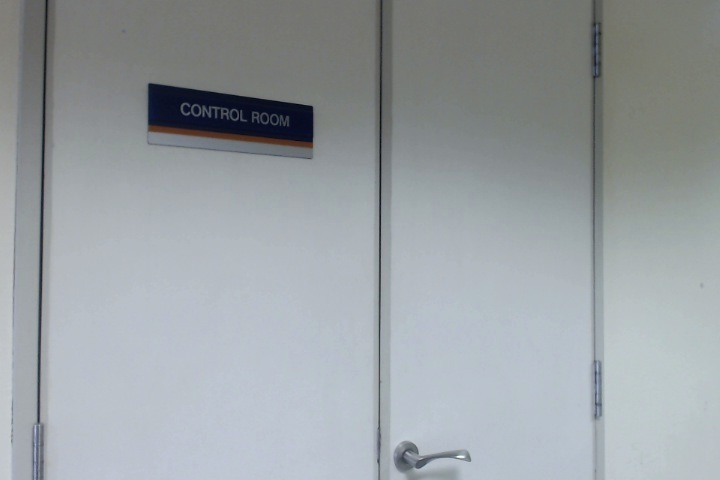
#> input picture Cruncher/school.jpg, 720 x 480 px
$ python -i algo.py   (imports and definitions only)   (Python 2 division)
#> lines starting #> are read from the running program, lines starting #| are printed output that depends on the picture; after the words box and inside, x2 and y2 are one past the last pixel; in counts of white or black regions, pixels touching at a corner belong together
import cv2
import numpy as np
from pytesseract import image_to_string
from PIL import Image
import time
import locations
import json
import difflib
from scipy import ndimage
from multiprocessing import Pool
from multiprocessing.dummy import Pool as ThreadPool


# [44 lines left out: functions match_location, get_text, not called in this run]

def getthresholdedimg(hsv):
    black = cv2.inRange(hsv,np.array((0,0,0)),np.array((0,0,100)))
    #white = cv2.inRange(hsv,np.array((0,0,240)),np.array((0,0,255)))
    #gray = cv2.inRange(hsv,np.array((0,0,50)),np.array((0,0,200)))
    blue = cv2.inRange(hsv,np.array((100,63,10)),np.array((120,255,255)))
    both = cv2.add(black,black)
    return both

# [25 lines left out: function get_corners, not called in this run]

def rotateImage(image, angle):
    return ndimage.rotate(image, angle)

# [7 lines left out: function numeric_compare, not called in this run]


def process_image(frame):

    print "*****************"

    f = frame
    f = cv2.cvtColor(f,cv2.COLOR_RGB2GRAY)
    f = cv2.equalizeHist(f)
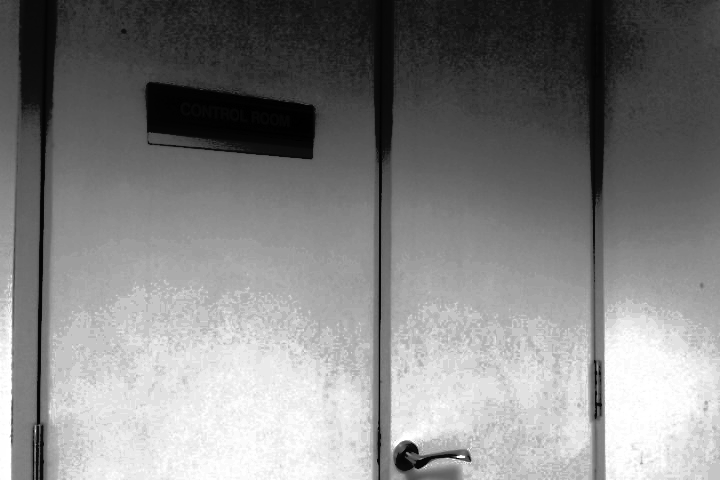
#> f: shape (480, 720); min 0, max 255, mean 130.2

    blur = cv2.medianBlur(f,5)
    f = cv2.cvtColor(f,cv2.COLOR_GRAY2RGB)
#> f: shape (480, 720, 3)
    hsv = cv2.cvtColor(f,cv2.COLOR_BGR2HSV)
#> hsv: shape (480, 720, 3); mean H, S, V 0, 0, 130.2
    both = getthresholdedimg(hsv)
#> in getthresholdedimg, `black = cv2.inRange(hsv,np.array((0,0,0)),np.array((0,0,100)))`:
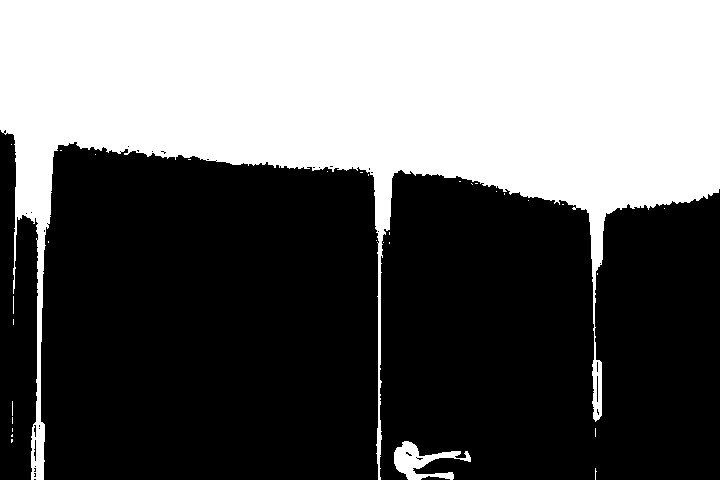
#> black: shape (480, 720); 39.1% white; 32 white regions (30 under 20 px), largest, box (x1, y1, x2, y2) and area: (0, 0, 720, 480) 133650, (394, 441, 471, 480) 1240
#> in getthresholdedimg, `blue = cv2.inRange(hsv,np.array((100,63,10)),np.array((120,255,255)))`: blue: shape (480, 720); every value is 0
    #erode = cv2.erode(both,None,iterations = 3)
    dilate = cv2.dilate(both,None,iterations = 5)
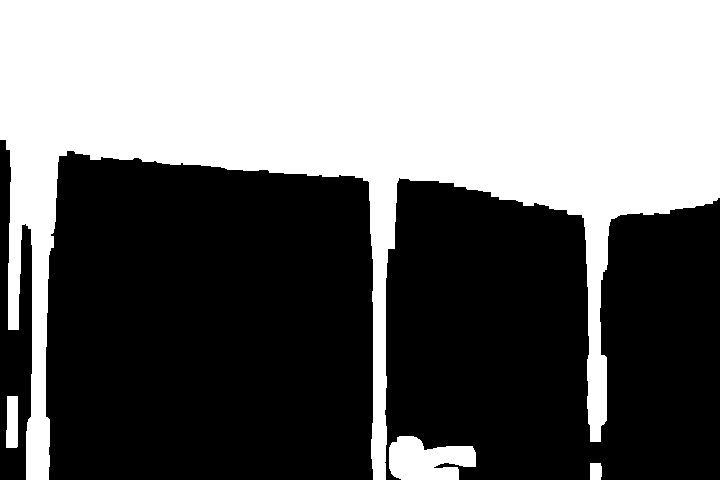
#> dilate: shape (480, 720); 44.2% white; 4 white regions, box (x1, y1, x2, y2) and area: (0, 0, 720, 480) 149166, (389, 436, 476, 480) 2804, (6, 396, 18, 448) 589, (590, 463, 602, 480) 198
    dilate = cv2.erode(dilate,None,iterations = 3)
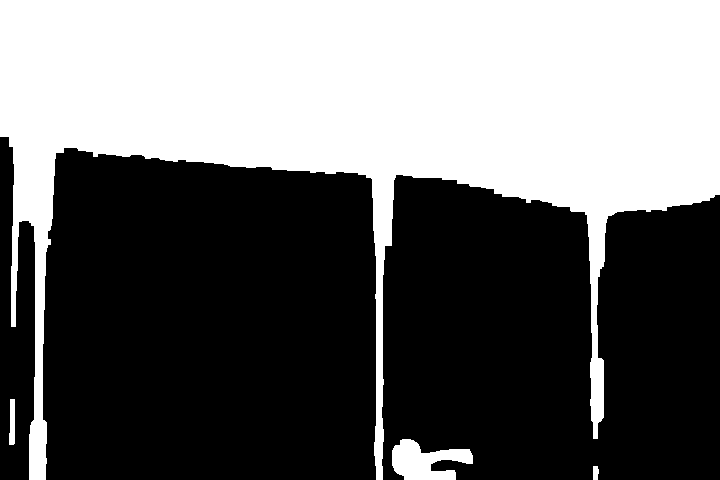
#> dilate: shape (480, 720); 41.4% white; 4 white regions

    # Mask Dilations
    #dilate_bitwised = cv2.bitwise_and(f,f, mask= dilate)
    #erode_bitwised = cv2.bitwise_and(f,f, mask= erode)
    cv2.imwrite("eroded.jpg",dilate)
    # Texts
    texts = ""
    match_arr = []

    # Image Contour
    ctr,heir = cv2.findContours(dilate,cv2.RETR_LIST,cv2.CHAIN_APPROX_SIMPLE)
#> ctr = 4 contours; box (x1, y1, x2, y2) and area: (0, 0, 720, 480) 138844, (392, 439, 473, 480) 1871, (9, 399, 15, 445) 191, (593, 466, 599, 480) 57
    #cv2.drawContours(f, ctr, -1, (0,255,0), 3)

    arr = []
    for cnt in ctr:
        #f_copy = np.copy(f)
        item = {"cnt":cnt, "image":f}
        arr.append(item)
#> this loop made 4 passes
#> after the loop, arr = 4 items

    pool = ThreadPool(4)

    def work(item):

        print "ENTER"

        # Get item
        f = item["image"]
        cnt = item["cnt"]
        f_copy = np.copy(f)

        # Bounding Rect
        x,y,w,h = cv2.boundingRect(cnt)
        cx,cy = x+w/2, y+h/2
        cv2.rectangle(f,(x,y),(x+w,y+h),[255,0,0],2)
#> f: shape (480, 720, 3); mean B, G, R 130.2, 130.1, 130.1

        # Check area/param
        area = cv2.contourArea(cnt)
        perimeter = cv2.arcLength(cnt,True)
        if area < 800:
            return None

        # Approx Quad
        approx = cv2.approxPolyDP(cnt,0.05*cv2.arcLength(cnt,True),True)
        if not cv2.isContourConvex(approx) or len(approx) < 4 :
            return None
        point_arr = [approx[0][0],approx[1][0],approx[2][0],approx[3][0]]
        cv2.drawContours(f, approx, -1, (0,255,0), 3)

        # Cut
        height, width = 480,640
        try:
            defined_corners = get_corners(point_arr)
        except:
            return None
        src = np.array([defined_corners["tl"],defined_corners["tr"],defined_corners["bl"],defined_corners["br"]],np.float32)
        dst = np.array([[0,0],[width,0],[0,height],[width,height]],np.float32)
        M = cv2.getPerspectiveTransform(src,dst)
        dst = cv2.warpPerspective(f_copy,M,(width,height))
        rotated_dst = rotateImage(dst,180)

        # Check text
        return_object1 = get_text(dst)
        if return_object1 != None and return_object1 != "":
            if return_object1["percent"] > 0.6:
                return_object1_copy = dict(return_object1)
                return return_object1_copy

        return_object2 = get_text(rotated_dst)
        if return_object2 != None and return_object2 != "":
            if return_object2["percent"] > 0.6:
                return_object2_copy = dict(return_object2)
                return return_object2_copy

        return None

    match_arr = pool.map(work, arr)
#> in work (call 4), `cv2.rectangle(f,(x,y),(x+w,y+h),[255,0,0],2)`:
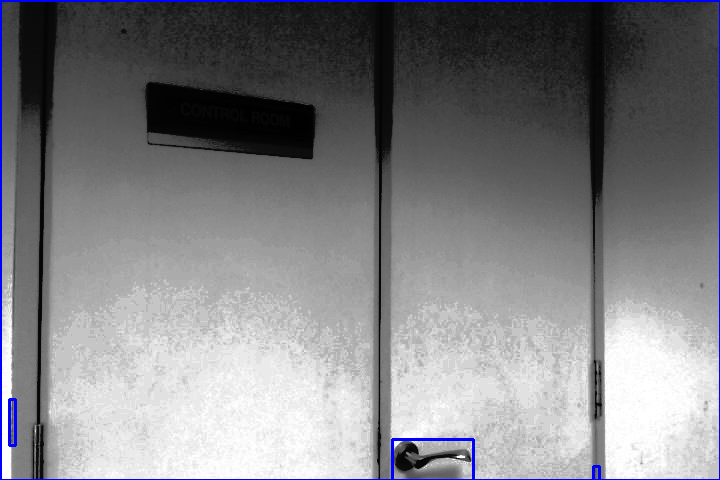
#> f: shape (480, 720, 3); mean B, G, R 131.8, 128.5, 128.5
#> match_arr = 4 items
    pool.close()
    pool.terminate()
    pool.join()
    print match_arr
#| [None, None, None, None]

    max_percent = 0
    final_item = []
    for item in match_arr:
        if item == None:
            continue
        if (item["percent"] > max_percent) and (item["percent"] > 0.6):
            max_percent = item["percent"]
            final_item = [item]
#> after the loop, final_item = []; max_percent = 0

    texts = json.dumps(final_item)
#> texts = '[]'
    cv2.putText(f,texts, (0,30), cv2.FONT_HERSHEY_SIMPLEX, 0.5, 255)
#> f: shape (480, 720, 3); 0.01% of pixels changed, all inside (x1, y1, x2, y2) = (2, 18, 13, 35)
    cv2.imwrite("output.jpg",f)
    return texts

>>> import cv2
>>> picture = cv2.cvtColor(cv2.imread('school.jpg'), cv2.COLOR_BGR2RGB)
>>> result = process_image(picture)
#> result = '[]'
